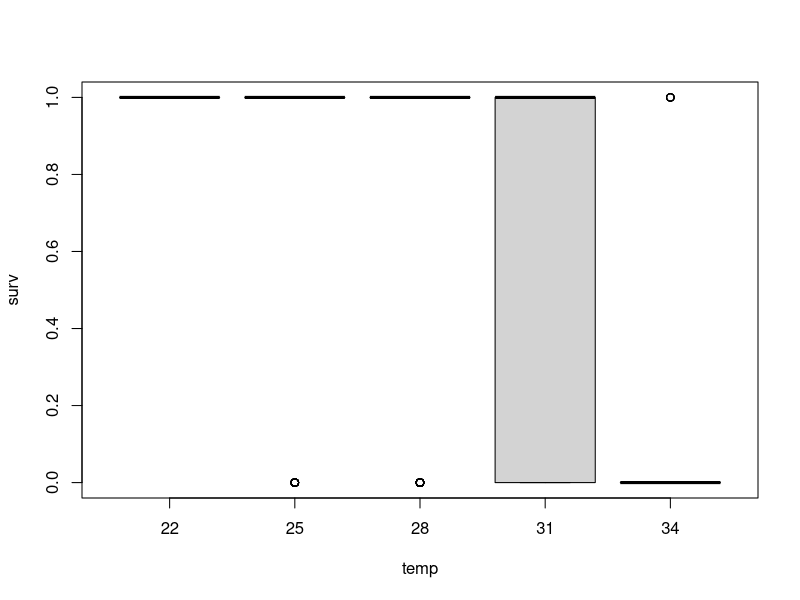
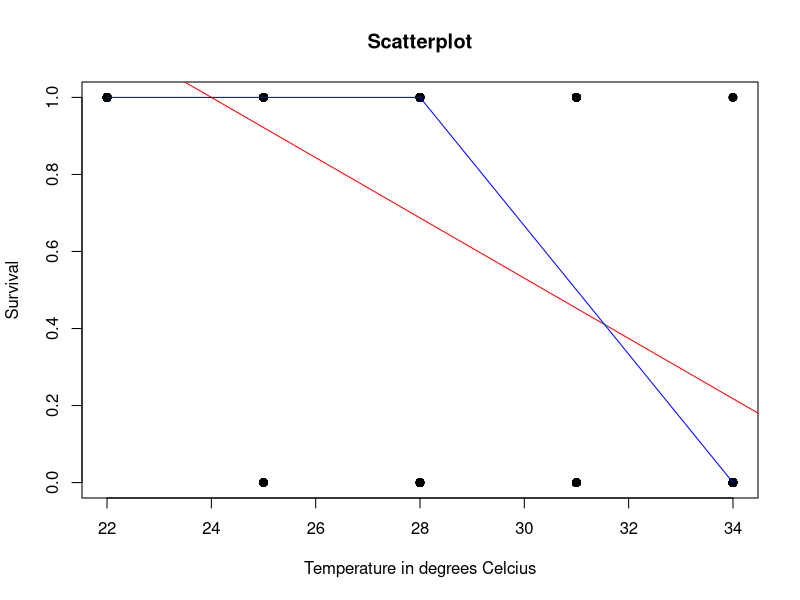
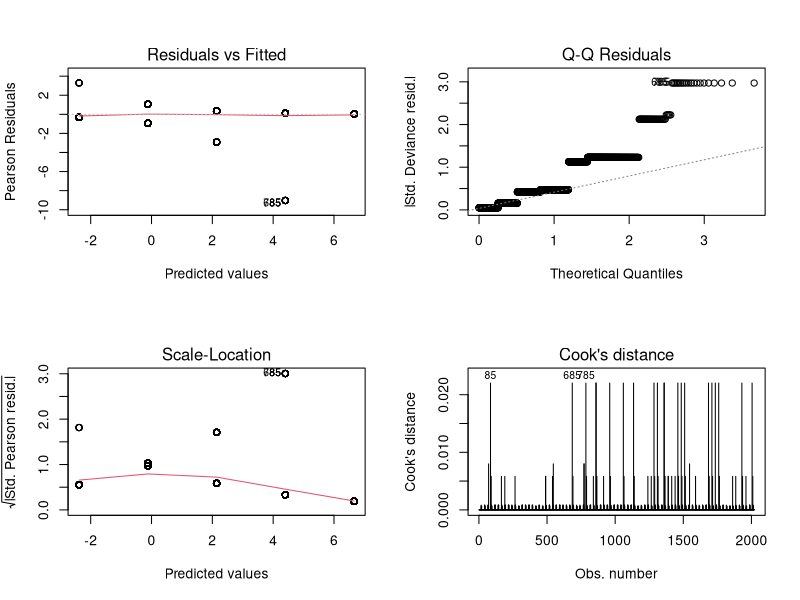
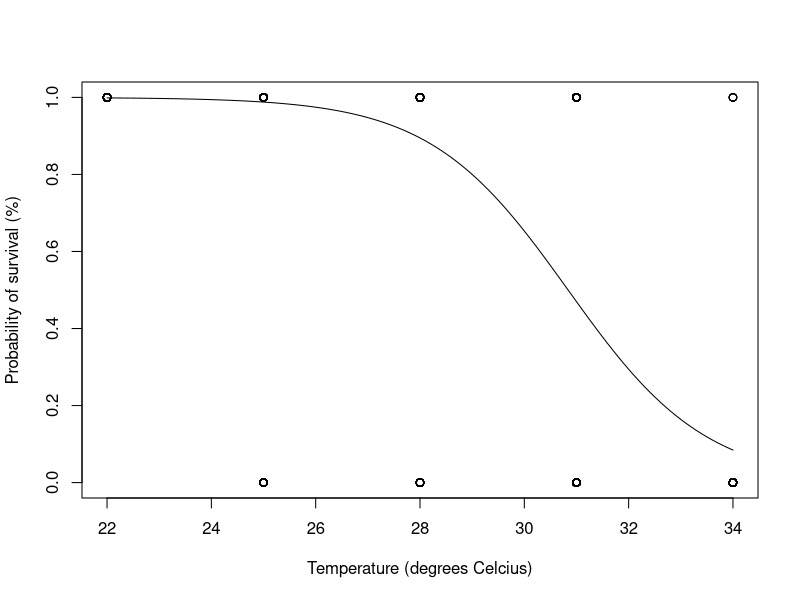
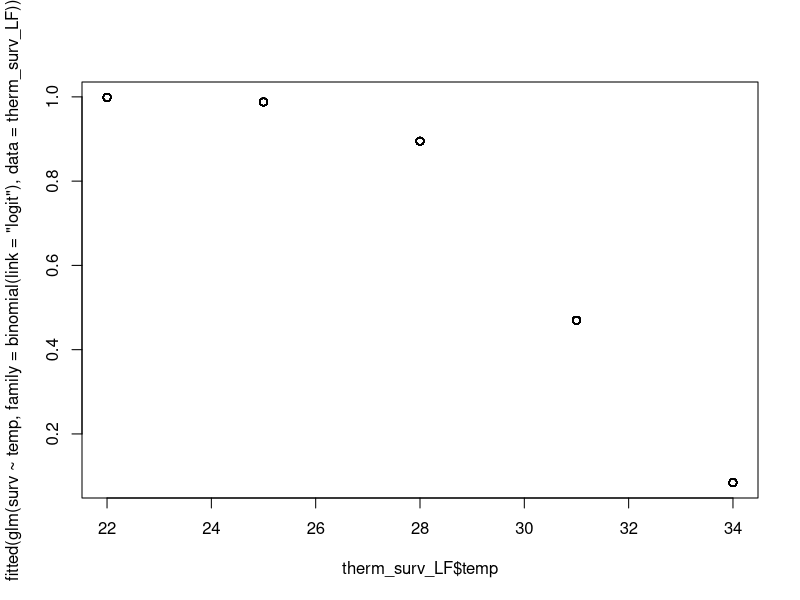
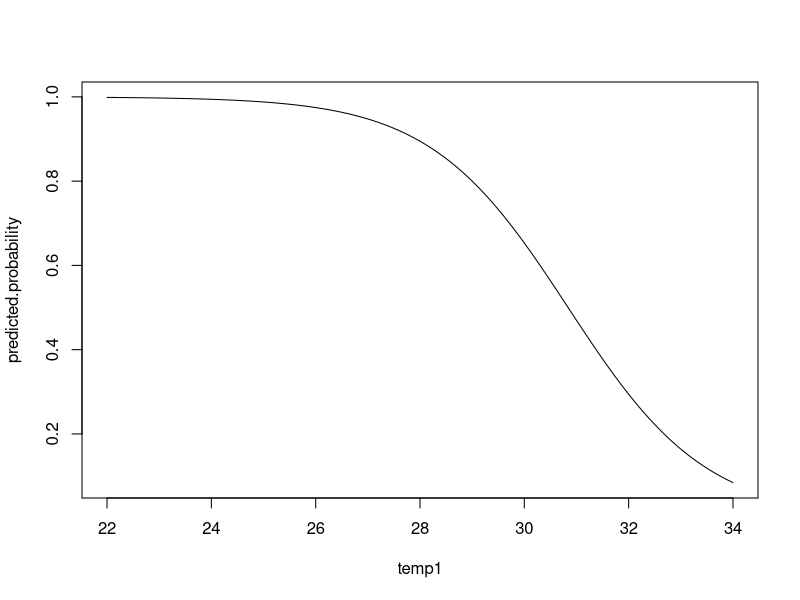

Write R code to recreate these figures, in order. (Note: this script raises an error after producing the figures.)
## set WD
# setwd() # set the working directory

## load data
therm_surv_LF <- read.csv("Survival_own_data.csv", header = T, sep = ",", row.names = c(1) ,stringsAsFactors = FALSE)
therm_surv_LF$popf <- as.factor(therm_surv_LF$pop)
therm_surv_LF$motuf <- as.factor(therm_surv_LF$motu)
therm_surv_LF$repf <- as.factor(therm_surv_LF$rep)
therm_surv_LF$runf <- as.factor(therm_surv_LF$run)

## data exploration
boxplot(surv ~ temp, data = therm_surv_LF)
plot(surv ~ temp,  data = therm_surv_LF, main = "Scatterplot", xlab = "Temperature in degrees Celcius", ylab = "Survival", pch = 19)
abline(lm(surv ~ temp, data = therm_surv_LF), col = "red") # regression line (y~x)
lines(lowess(therm_surv_LF$temp, therm_surv_LF$surv), col = "blue") # lowess line (x,y)

nrow(therm_surv_LF[therm_surv_LF$surv == 1,]) # 1388 alive individuals (1)
nrow(therm_surv_LF[therm_surv_LF$surv == 0,]) # 632 dead individuals (0)

## GLM with binomial distribution - all data
GLM_bi1 <- glm(surv ~ temp, data = therm_surv_LF, family = "binomial"(link = "logit")) # assumes ~ equal number of 1s and 0s
summary(GLM_bi1, corr = T) # in a Bernoulli GLM (binomial GLM) because the data are code as 0 and 1, overdispersion cannot occur.
GLM_bi2 <- glm(surv ~ temp, data = therm_surv_LF, family = "binomial"(link = "probit")) # assumes ~ equal number of 1s and 0s
summary(GLM_bi2, corr = T) # in a Bernoulli GLM (binomial GLM) because the data are code as 0 and 1, overdispersion cannot occur.
GLM_bi3 <- glm(surv ~ temp, data = therm_surv_LF, family = "binomial"(link = "cloglog")) # used for considerable more 1s than 0s or vice versa
summary(GLM_bi3, corr = T) # in a Bernoulli GLM (binomial GLM) because the data are code as 0 and 1, overdispersion cannot occur.

# deviance table of best model
anova(GLM_bi1, test = "Chisq")

# model selection
drop1(GLM_bi1, test = "Chi")
# model validation
op <- par(mfrow = c(2,2))
plot(GLM_bi1, which = 1:4)
par(op)

# using the predict command
MyData <- data.frame(temp = 
                       seq(from = min(therm_surv_LF$temp),
                           to = max(therm_surv_LF$temp), by = 0.1))
pred <- predict(GLM_bi1, newdata = MyData, type = "response")
plot(therm_surv_LF$temp, therm_surv_LF$surv,
     xlab = "Temperature (degrees Celcius)",
     ylab = "Probability of survival (%)")
lines(MyData$temp, pred, lty = 1)

## plotting GLM
plot(therm_surv_LF$temp, fitted(glm(surv ~ temp, family = "binomial"(link = "logit"), data = therm_surv_LF)))
GLM_bi1
temp1 <- seq(22,34,0.1)
newtemp <- data.frame(temp=temp1)
predicted.probability <- predict(GLM_bi1, + newtemp,type="resp")
plot(predicted.probability ~ temp1, type="l")

# all data
ggplot(therm_surv_LF, aes(temp, surv)) +
  #geom_point(aes(col = motu)) +
  geom_smooth(method = "glm", se = T,
              method.args = list(family = "binomial"(link = "logit")), linetype = "dashed") +
  coord_cartesian(xlim = c(22, 34)) +
  # update figure labels/titles
  labs(
    y = "Percentage Survival",
    x = "Temperature in degrees Celcius",
    title = "Survival curve - GLM"
  ) +
  # reduce padding on edges of figure and format axes
  scale_y_continuous(label = scales::percent, 
                     breaks = seq(0, 1, by = 0.1),
                     expand = c(0.02, 0)) +
  scale_x_continuous(breaks = seq(22, 34, by = 3), 
                     expand = c(0.04, 0))

## GLM with binomial distribution - temp + motu
GLM_bi4 <- glm(surv ~ temp + motuf, data = therm_surv_LF, family = "binomial"(link = "logit")) # assumes ~ equal number of 1s and 0s
summary(GLM_bi4, corr = T) # in a Bernoulli GLM (binomial GLM) because the data are code as 0 and 1, overdispersion cannot occur.
GLM_bi4.1 <- glm(surv ~ motuf + temp, data = therm_surv_LF, family = "binomial"(link = "logit")) # assumes ~ equal number of 1s and 0s
summary(GLM_bi4.1, corr = T) # in a Bernoulli GLM (binomial GLM) because the data are code as 0 and 1, overdispersion cannot occur.
GLM_bi5 <- glm(surv ~ temp + motuf, data = therm_surv_LF, family = "binomial"(link = "probit")) # assumes ~ equal number of 1s and 0s
summary(GLM_bi5, corr = T) # in a Bernoulli GLM (binomial GLM) because the data are code as 0 and 1, overdispersion cannot occur.
GLM_bi6 <- glm(surv ~ temp + motuf, data = therm_surv_LF, family = "binomial"(link = "cloglog")) # used for considerable more 1s than 0s or vice versa
summary(GLM_bi6, corr = T) # in a Bernoulli GLM (binomial GLM) because the data are code as 0 and 1, overdispersion cannot occur.

## model selection
# deviance table of best model
anova(GLM_bi4, test = "Chisq")
anova(GLM_bi4.1, test = "Chisq") #swopped variables around

# using drop1 function is easier
drop1(GLM_bi4, test = "Chi")

## model validation
op <- par(mfrow = c(2,2))
plot(GLM_bi4, which = 1:4)
par(op)

## Presentation as odds-ratio estimates
exp(cbind(OR=coef(GLM_bi4), confint(GLM_bi4)))

# here, the (Intercept) is really the odds of dying at high temperatures (for not motu A) and not an odds ratio.

# Hardin & Hilde 2018 (4th ed.) - Clog-log and log-log links are asymmetrically sigmoidal. 
# For clog-log models, the upper part of the sigmoid is more elongated or stretched out than 
# the logit or probit. Log-log models are based on the converse. The bottom of the sigmoid is
# elongated or skewed to the left.

# The clog-log inverse link function, which defines the fitted value for the model,
# is also used to predict the probability of death in data that are otherwise modeled
# using Cox proportional hazards models. In a Cox model, given that death is the
# failure event, the probability of death given predictors is a function of time.
# However, if we interpret the data only as those observations having reached the
# end point (death in this example) by a specific time, then we can estimate the
# likelihood of death by that specific time given the various predictors in the
# model as Pr(death) = 1 - exp{-exp(xß)}. One can thus use the log-log inverse link 
# to predict the probability of survival over the same time period.

# There is good reason to suspect that the log-log model is preferable to other binomial links.
# Modeling the grouped data with the log-log link assumes that the data have
# significantly more zeros than ones in the binary form. Accordingly, the resulting
# log-log model should have a lower deviance statistic than that of other links.

# motuf with standard error
ggplot(therm_surv_LF, aes(temp, surv, col = motuf)) +
  #geom_point(aes(col = motu)) +
  geom_smooth(method = "glm", se = T,
              method.args = list(family = "binomial"(link = "logit")), linetype = "dashed") +
  coord_cartesian(xlim = c(22, 34)) +
  # update figure labels/titles
  labs(
    y = "Percentage Survival",
    x = "Temperature in degrees Celcius",
    title = "Survival curve - GLM"
  ) +
  # reduce padding on edges of figure and format axes
  scale_y_continuous(label = scales::percent, 
                     breaks = seq(0, 1, by = 0.1),
                     expand = c(0.02, 0)) +
  scale_x_continuous(breaks = seq(22, 34, by = 3), 
                     expand = c(0.04, 0))

# compare models
anova(GLM_bi1, GLM_bi4, test = "Chi")

## GLM with binomial distribution - temp + motuf + temp*motuf
# Interaction between a factor and a numeric variable. In this case, the
# model with interaction contains linear effects of the continuous variable
# but with different slopes within each group defined by the
# factor.

GLM_bi7 <- glm(surv ~ temp + motuf + temp*motuf, data = therm_surv_LF, family = "binomial"(link = "logit")) # assumes ~ equal number of 1s and 0s
summary(GLM_bi7) # in a Bernoulli GLM (binomial GLM) because the data are code as 0 and 1, overdispersion cannot occur.
GLM_bi8 <- glm(surv ~ temp + motuf + temp*motuf, data = therm_surv_LF, family = "binomial"(link = "probit")) # assumes ~ equal number of 1s and 0s
summary(GLM_bi5) # in a Bernoulli GLM (binomial GLM) because the data are code as 0 and 1, overdispersion cannot occur.
GLM_bi9 <- glm(surv ~ temp + motuf + temp*motuf, data = therm_surv_LF, family = "binomial"(link = "cloglog")) # used for considerable more 1s than 0s or vice versa
summary(GLM_bi6) # in a Bernoulli GLM (binomial GLM) because the data are code as 0 and 1, overdispersion cannot occur.

# cell means
tapply(therm_surv_LF$surv, list(therm_surv_LF$temp, therm_surv_LF$motuf), mean)

# The difference between motus decreases with increasing temperature, making an additive model 
# inadequate. When this is the case, the individual tests for the two factors make no sense. 
# If the interaction had not been significant, then we would have been able to perform separate F
# tests for the two factors.

# model selection
drop1(GLM_bi7, test = "Chi")
# model validation
op <- par(mfrow = c(2,2))
plot(GLM_bi4, which = 1:4)
par(op)

# Hardin & Hilde 2018 (4th ed.) - Clog-log and log-log links are asymmetrically sigmoidal. 
# For clog-log models, the upper part of the sigmoid is more elongated or stretched out than 
# the logit or probit. Log-log models are based on the converse. The bottom of the sigmoid is
# elongated or skewed to the left.

# The clog-log inverse link function, which defines the fitted value for the model,
# is also used to predict the probability of death in data that are otherwise modeled
# using Cox proportional hazards models. In a Cox model, given that death is the
# failure event, the probability of death given predictors is a function of time.
# However, if we interpret the data only as those observations having reached the
# end point (death in this example) by a specific time, then we can estimate the
# likelihood of death by that specific time given the various predictors in the
# model as Pr(death) = 1 - exp{-exp(xß)}. One can thus use the log-log inverse link 
# to predict the probability of survival over the same time period.

# There is good reason to suspect that the log-log model is preferable to other binomial links.
# Modeling the grouped data with the log-log link assumes that the data have
# significantly more zeros than ones in the binary form. Accordingly, the resulting
# log-log model should have a lower deviance statistic than that of other links.

# motuf with standard error
ggplot(therm_surv_LF, aes(temp, surv, col = motuf)) +
  #geom_point(aes(col = motu)) +
  geom_smooth(method = "glm", se = T,
              method.args = list(family = "binomial"(link = "logit")), linetype = "dashed") +
  coord_cartesian(xlim = c(22, 34)) +
  # update figure labels/titles
  labs(
    y = "Percentage Survival",
    x = "Temperature in degrees Celcius",
    title = "Survival curve - GLM"
  ) +
  # reduce padding on edges of figure and format axes
  scale_y_continuous(label = scales::percent, 
                     breaks = seq(0, 1, by = 0.1),
                     expand = c(0.02, 0)) +
  scale_x_continuous(breaks = seq(22, 34, by = 3), 
                     expand = c(0.04, 0))

# compare models
anova(GLM_bi1, GLM_bi4, test = "Chi")

# all pops
ggplot(therm_surv_LF, aes(temp, surv, col = popf)) +
  #geom_point(aes(col = motu)) +
  geom_smooth(method = "glm", se = F,
              method.args = list(family = "quasibinomial"), linetype = "dashed") +
  coord_cartesian(xlim = c(22, 34)) +
  # update figure labels/titles
  labs(
    y = "Percentage Survival",
    x = "Temperature in degrees Celcius",
    title = "Survival curve - GLM"
    ) +
  # reduce padding on edges of figure and format axes
  scale_y_continuous(label = scales::percent, 
                     breaks = seq(0, 1, by = 0.1),
                     expand = c(0.02, 0)) +
  scale_x_continuous(breaks = seq(22, 34, by = 3), 
                     expand = c(0.04, 0))

## all pops with standard error
ggplot(therm_surv_LF, aes(temp, surv, col = popf)) +
  #geom_point(aes(col = motu)) +
  geom_smooth(method = "glm", se = T,
              method.args = list(family = "quasibinomial"), linetype = "dashed") +
  coord_cartesian(xlim = c(22, 34)) +
  # update figure labels/titles
  labs(
    y = "Percentage Survival",
    x = "Temperature in degrees Celcius",
    title = "Survival curve - GLM"
  ) +
  # reduce padding on edges of figure and format axes
  scale_y_continuous(label = scales::percent, 
                     breaks = seq(0, 1, by = 0.1),
                     expand = c(0.02, 0)) +
  scale_x_continuous(breaks = seq(22, 34, by = 3), 
                     expand = c(0.04, 0))

### All data - long format
## data exploration
# change plot size (optional)
options(repr.plot.width = 20, repr.plot.height = 10)
therm_surv_LF %>% 
  select("death_perc", "surv_perc", "temp", "popf", "motuf", "repf", "runf") %>%
  ggpairs(mapping = aes(color = therm_surv_LF$motu, alpha = 0.5))
### All data combined
## GLM with quasibinomial distribution to account for overdispersion
plot(therm_surv_LF$surv_perc ~ therm_surv_LF$temp, pch = 19, col = factor(therm_surv_LF$motuf))
mod <- glm(surv_perc ~ temp, data = therm_surv_LF, family = binomial)
summary(mod)
mod2 <- glm(surv_perc ~ temp, data = therm_surv_LF, family = quasibinomial)
summary(mod2) # dispersion parametre = 0.1644116
## visualising the glm
MyData <- data.frame(temp = 
                       seq(from = min(therm_surv_LF$temp),
                           to = max(therm_surv_LF$temp), by = 4))
P1 <- predict(mod2, newdata = MyData, type = "link", se = TRUE)
plot(MyData$temp, exp(P1$fit) / (1+exp(P1$fit)),
     type = "l", ylim = c(0, 1),
     xlab = "Temperature (degrees Celcius)",
     ylab = "Probability of survival")
lines(MyData$temp, exp(P1$fit + 1.96 * P1$se.fit) / 
      (1 + exp(P1$fit + 1.96 * P1$se.fit)), lty = 2)
lines(MyData$temp, exp(P1$fit - 1.96 * P1$se.fit) / 
        (1 + exp(P1$fit - 1.96 * P1$se.fit)), lty = 2)
points(therm_surv_LF$temp, therm_surv_LF$surv_perc)
ggplot(therm_surv_LF, aes(temp, surv_perc)) +
  geom_point() +
  geom_smooth(method = "glm", se = T,
              method.args = list(family = "quasibinomial"), linetype = "dashed")
## Model validation
# standardized model outputs
op <- par(mfrow = c(2,2))
plot(mod2, which = 1:4)
# residuals
EP <- resid(mod2, type = "pearson")
ED <- resid(mod2, type = "deviance")
mu <- predict(mod2, type = "response")
E <- therm_surv_LF$surv_perc - mu
EP2 <- E / sqrt(0.3328222 * mu)
plot(x = mu, y = E, main = "Response residuals")
abline(0, 0, col = "red")
plot(x = mu, y = EP, main = "Pearson residuals")
abline(0, 0, col = "red")
plot(x = mu, y = EP2, main = "Pearson residuals scaled")
abline(0, 0, col = "red")
plot(x = mu, y = ED, main = "Deviance residuals")
abline(0, 0, col = "red")
par(op)

### At motu level
## Motu G
## GLM with quasibinomial distribution to account for overdispersion
plot(therm_surv_LF[c(1:135),]$surv_perc ~ therm_surv_LF[c(1:135),]$temp, pch = 19, col = factor(therm_surv_LF[c(1:135),]$motuf))
mod3 <- glm(surv_perc ~ temp, data = therm_surv_LF[c(1:135),], family = binomial)
summary(mod3)
mod4 <- glm(surv_perc ~ temp, data = therm_surv_LF[c(1:135),], family = quasibinomial)
summary(mod4) # dispersion parametre = 0.4378245
## generate prediction frame
ggplot(therm_surv_LF[c(1:135),], aes(temp, surv_perc, col = motuf)) +
  geom_point() +
  xlim(22, 34) +
  geom_smooth(method = "glm", se = T,
              method.args = list(family = "quasibinomial"), linetype = "dashed")  ## use prediction data here
## visualising the glm
MyData <- data.frame(temp = 
                       seq(from = min(therm_surv_LF[c(1:135),]$temp),
                           to = max(therm_surv_LF[c(1:135),]$temp), by = 4))
P1 <- predict(mod4, newdata = MyData, type = "link", se = TRUE)
plot(MyData$temp, exp(P1$fit) / (1+exp(P1$fit)),
     type = "l", ylim = c(0, 1),
     xlab = "Temperature (degrees Celcius)",
     ylab = "Probability of survival")
lines(MyData$temp, exp(P1$fit + 1.96 * P1$se.fit) / 
        (1 + exp(P1$fit + 1.96 * P1$se.fit)), lty = 2)
lines(MyData$temp, exp(P1$fit - 1.96 * P1$se.fit) / 
        (1 + exp(P1$fit - 1.96 * P1$se.fit)), lty = 2)
points(therm_surv_LF$temp, therm_surv_LF$surv_perc)
